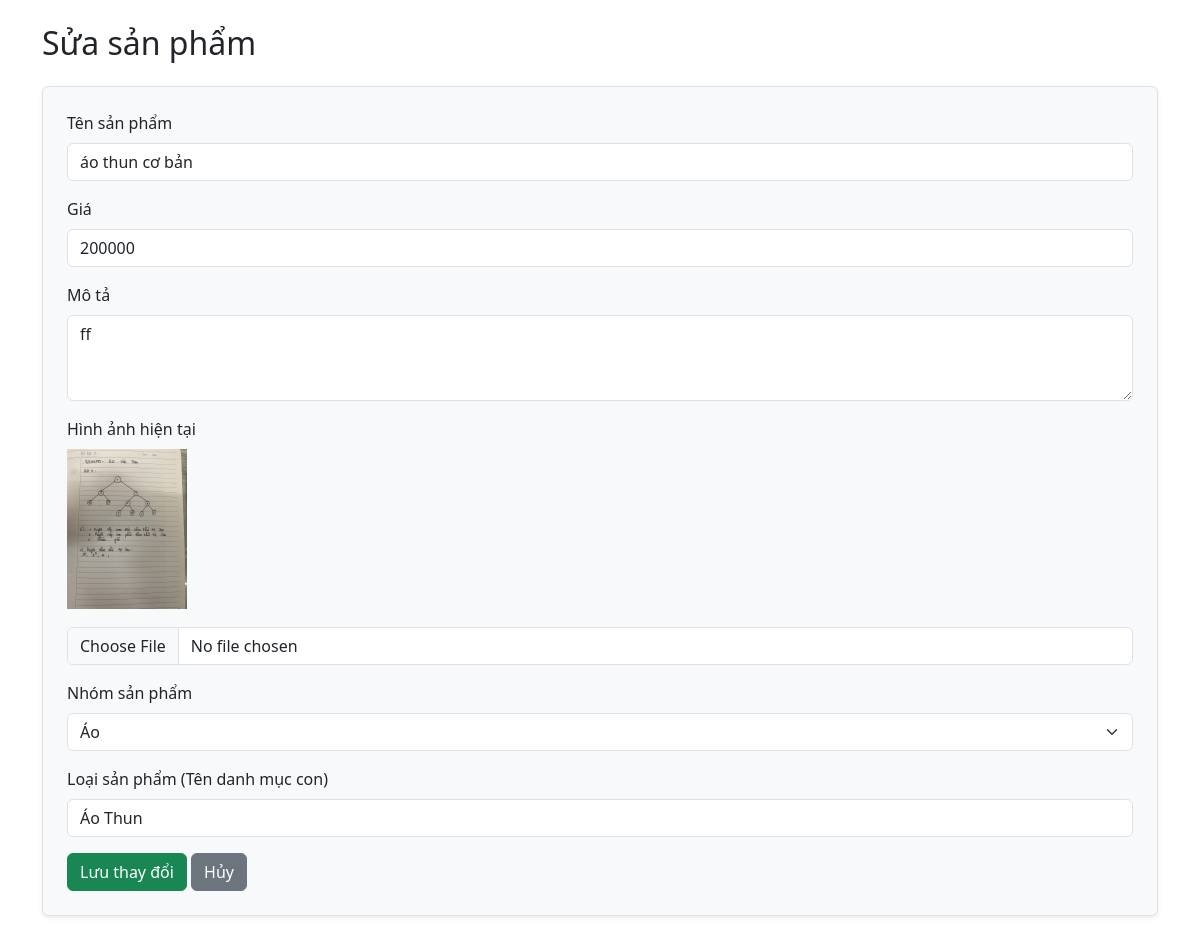
/sua_sanpham.php?id=1, run on the app's committed database.
### tables this page shows
CREATE TABLE `san_pham` (
    `id` INT(10) NOT NULL AUTO_INCREMENT,
    `ten_san_pham` VARCHAR(250) NOT NULL,
    `gia` DECIMAL(10, 0) NOT NULL,
    `mo_ta` TEXT DEFAULT NULL,
    `hinh_anh` VARCHAR(255) DEFAULT NULL,
    `phan_loai` VARCHAR(100) NOT NULL,  
    `loai_chinh` ENUM('Áo', 'Quần', 'Giày', 'Khác') NOT NULL DEFAULT 'Khác',
    `phan_loai_id` INT(10) DEFAULT NULL,  
    `so_luong` INT(10) NOT NULL DEFAULT 0,
    `so_luong_ban` INT(10) NOT NULL DEFAULT 0,  
    `trang_thai` ENUM(
        'Còn hàng',
        'Hết hàng',
        'Ngừng kinh doanh'
    ) NOT NULL DEFAULT 'Còn hàng',
    `ngay_tao` DATETIME NOT NULL DEFAULT CURRENT_TIMESTAMP,
    PRIMARY KEY (`id`),
    CONSTRAINT `fk_sanpham_phanloai` FOREIGN KEY (`phan_loai_id`) REFERENCES `phan_loai_san_pham` (`id`) ON DELETE SET NULL ON UPDATE CASCADE
);

### sua_sanpham.php (the view, shortened to what this page needs)
<?php
include "Database/function.php";
$id = (int)$_GET['id'];
$sql = "SELECT * FROM san_pham WHERE id = $id";
$result = mysqli_query($conn, $sql);
$san_pham = mysqli_fetch_assoc($result);
?>
<!DOCTYPE html>
<html lang="vi">
<head>
    <link href="https://cdn.jsdelivr.net/npm/bootstrap@5.3.2/dist/css/bootstrap.min.css" rel="stylesheet">
</head>
<body class="p-4">
    <div class="container">
        <h2 class="mb-4">Sửa sản phẩm</h2>
        <form action="" method="post" enctype="multipart/form-data" class="border rounded p-4 shadow-sm bg-light">
            <div class="mb-3">
                <label for="ten_san_pham" class="form-label">Tên sản phẩm</label>
                <input type="text" class="form-control" id="ten_san_pham" name="ten_san_pham"
                    value="<?= htmlspecialchars($san_pham['ten_san_pham'] ?? '') ?>" required>
            </div>
            <div class="mb-3">
                <label for="gia" class="form-label">Giá</label>
                <input type="number" step="0.01" class="form-control" id="gia" name="gia"
                    value="<?= htmlspecialchars($san_pham['gia'] ?? 0) ?>" required>
            </div>
            <div class="mb-3">
                <label for="mo_ta" class="form-label">Mô tả</label>
                <textarea class="form-control" id="mo_ta" name="mo_ta" rows="3"><?= htmlspecialchars($san_pham['mo_ta'] ?? '') ?></textarea>
            </div>
            <div class="mb-3">
                <label class="form-label">Hình ảnh hiện tại</label><br>
                <?php if (!empty($san_pham['hinh_anh'])): ?>
                    <img src="../uploads/<?= htmlspecialchars($san_pham['hinh_anh']) ?>" alt="" style="max-width:120px; margin-bottom:10px;">
                <?php else: ?>
                    <p>Chưa có ảnh</p>
                <?php endif; ?>
                <input type="file" class="form-control mt-2" id="hinh_anh" name="hinh_anh">
            </div>
            <div class="mb-3">
                <label for="loai_chinh" class="form-label">Nhóm sản phẩm</label>
                <select class="form-select" id="loai_chinh" name="loai_chinh" required>
                    <option value="Áo" <?= ($san_pham['loai_chinh'] ?? '') == 'Áo' ? 'selected' : '' ?>>Áo</option>
                </select>
            </div>
            <div class="mb-3">
                <label for="phan_loai" class="form-label">Loại sản phẩm (Tên danh mục con)</label>
                <input type="text" class="form-control" id="phan_loai" name="phan_loai"
                    value="<?= htmlspecialchars($san_pham['phan_loai'] ?? '') ?>" required>
            </div>
            <button type="submit" class="btn btn-success" name="cap_nhat">Lưu thay đổi</button>
            <a href="quan_ly_san_pham.php" class="btn btn-secondary">Hủy</a>
        </form>
    </div>
</body>
</html>

### data on the page
san_pham: ten_san_pham "áo thun cơ bản", gia "200000", mo_ta "ff", hinh_anh (picture), loai_chinh "Áo", phan_loai "Áo Thun"
